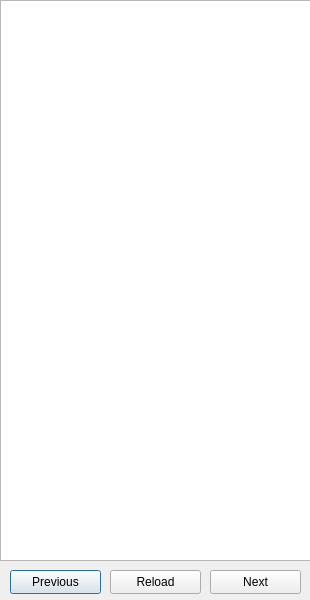
<?xml version="1.0" encoding="UTF-8"?>
<ui version="4.0">
 <class>InfoDialog</class>
 <widget class="QDialog" name="InfoDialog">
  <property name="geometry">
   <rect>
    <x>0</x>
    <y>0</y>
    <width>310</width>
    <height>600</height>
   </rect>
  </property>
  <property name="minimumSize">
   <size>
    <width>310</width>
    <height>600</height>
   </size>
  </property>
  <property name="maximumSize">
   <size>
    <width>310</width>
    <height>600</height>
   </size>
  </property>
  <property name="windowTitle">
   <string>Info</string>
  </property>
 <widget class="QTextEdit" name="textEdit">
   <property name="geometry">
    <rect>
     <x>0</x>
     <y>0</y>
     <width>311</width>
     <height>561</height>
    </rect>
   </property>
   <property name="minimumSize">
    <size>
     <width>311</width>
     <height>561</height>
    </size>
   </property>
   <property name="maximumSize">
    <size>
     <width>311</width>
     <height>600</height>
    </size>
   </property>
   <property name="acceptRichText">
    <bool>false</bool>
   </property>
   <property name="focusPolicy">
    <enum>Qt::ClickFocus</enum>
   </property>
  </widget>
  <widget class="QPushButton" name="prev">
   <property name="geometry">
    <rect>
     <x>10</x>
     <y>570</y>
     <width>91</width>
     <height>24</height>
    </rect>
   </property>
   <property name="focusPolicy">
    <enum>Qt::TabFocus</enum>
   </property>
   <property name="text">
    <string>Previous</string>
   </property>
  </widget>
  <widget class="QPushButton" name="next">
   <property name="geometry">
    <rect>
     <x>210</x>
     <y>570</y>
     <width>91</width>
     <height>24</height>
    </rect>
   </property>
   <property name="focusPolicy">
    <enum>Qt::TabFocus</enum>
   </property>
   <property name="text">
    <string>Next</string>
   </property>
  </widget>
  <widget class="QPushButton" name="reload">
   <property name="geometry">
    <rect>
     <x>110</x>
     <y>570</y>
     <width>91</width>
     <height>24</height>
    </rect>
   </property>
   <property name="focusPolicy">
    <enum>Qt::TabFocus</enum>
   </property>
   <property name="text">
    <string>Reload</string>
   </property>
  </widget>
 </widget>
 <tabstops>
  <tabstop>next</tabstop>
  <tabstop>prev</tabstop>
  <tabstop>reload</tabstop>
 </tabstops>
 <resources/>
 <connections/>
</ui>
